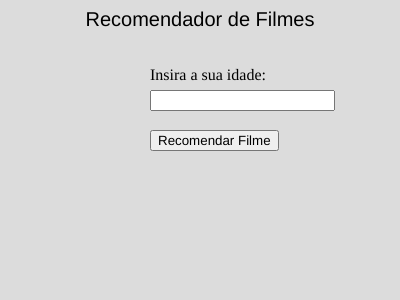
Frame 1 (no input)
Frame 60 (no input): identical to frame 1, image omitted
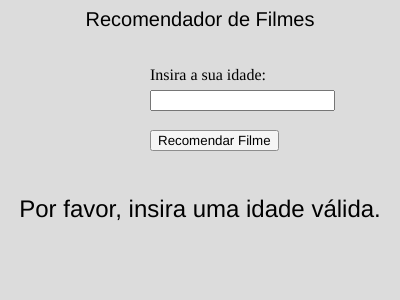
Frame 120 (the mouse pressed at the canvas centre since frame 60)

The p5.js sketch that drew these frames (run headless with seeded random() and noise() and a simulated clock; from frame 60 on, the mouse is pressed at the canvas centre):

// p5.js sketch
// ── sketch.js
let filmesPorIdade = {
  "crianças": [
    "Toy Story",
    "O Rei Leão",
    "Frozen",
    "Moana",
    "Zootopia"
  ],
  "adolescentes": [
    "Harry Potter e a Pedra Filosofal",
    "Jogos Vorazes",
    "Homem-Aranha: De Volta ao Lar",
    "A Culpa é das Estrelas",
    "Maze Runner: Correr ou Morrer"
  ],
  "adultos": [
    "O Poderoso Chefão",
    "Pulp Fiction",
    "Clube da Luta",
    "Forrest Gump",
    "A Origem"
  ]
};

let botao;
let inputIdade;
let filmeRecomendado = "";

function setup() {
  createCanvas(400, 300);
  textAlign(CENTER, CENTER);
  
  createP('Insira a sua idade:').position(150, 50);
  inputIdade = createInput().position(150, 90);
  
  botao = createButton('Recomendar Filme');
  botao.position(150, 130);
  botao.mousePressed(recomendarFilme);
}

function draw() {
  background(220);
  textSize(20);
  text('Recomendador de Filmes', width / 2, 20);
  textSize(24);
  text(filmeRecomendado, width / 2, height / 2 + 60);
}

function recomendarFilme() {
  let idade = int(inputIdade.value());
  if (isNaN(idade) || idade < 0) {
    filmeRecomendado = "Por favor, insira uma idade válida.";
    return;
  }
  
  let categoria;
  if (idade < 13) {
    categoria = "crianças";
  } else if (idade >= 13 && idade < 18) {
    categoria = "adolescentes";
  } else {
    categoria = "adultos";
  }
  
  let filmes = filmesPorIdade[categoria];
  let indice = floor(random(filmes.length));
  filmeRecomendado = filmes[indice];
}
